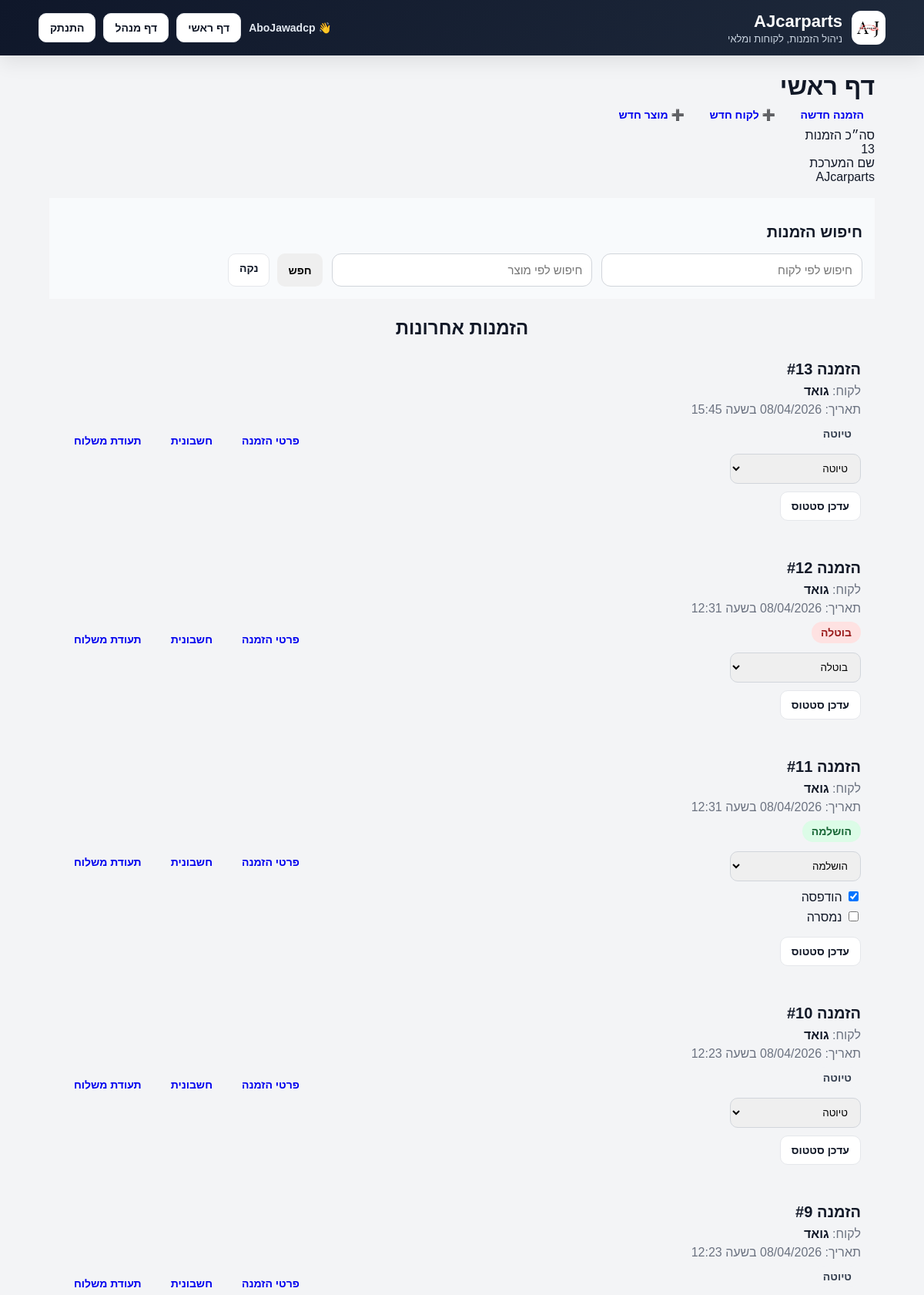
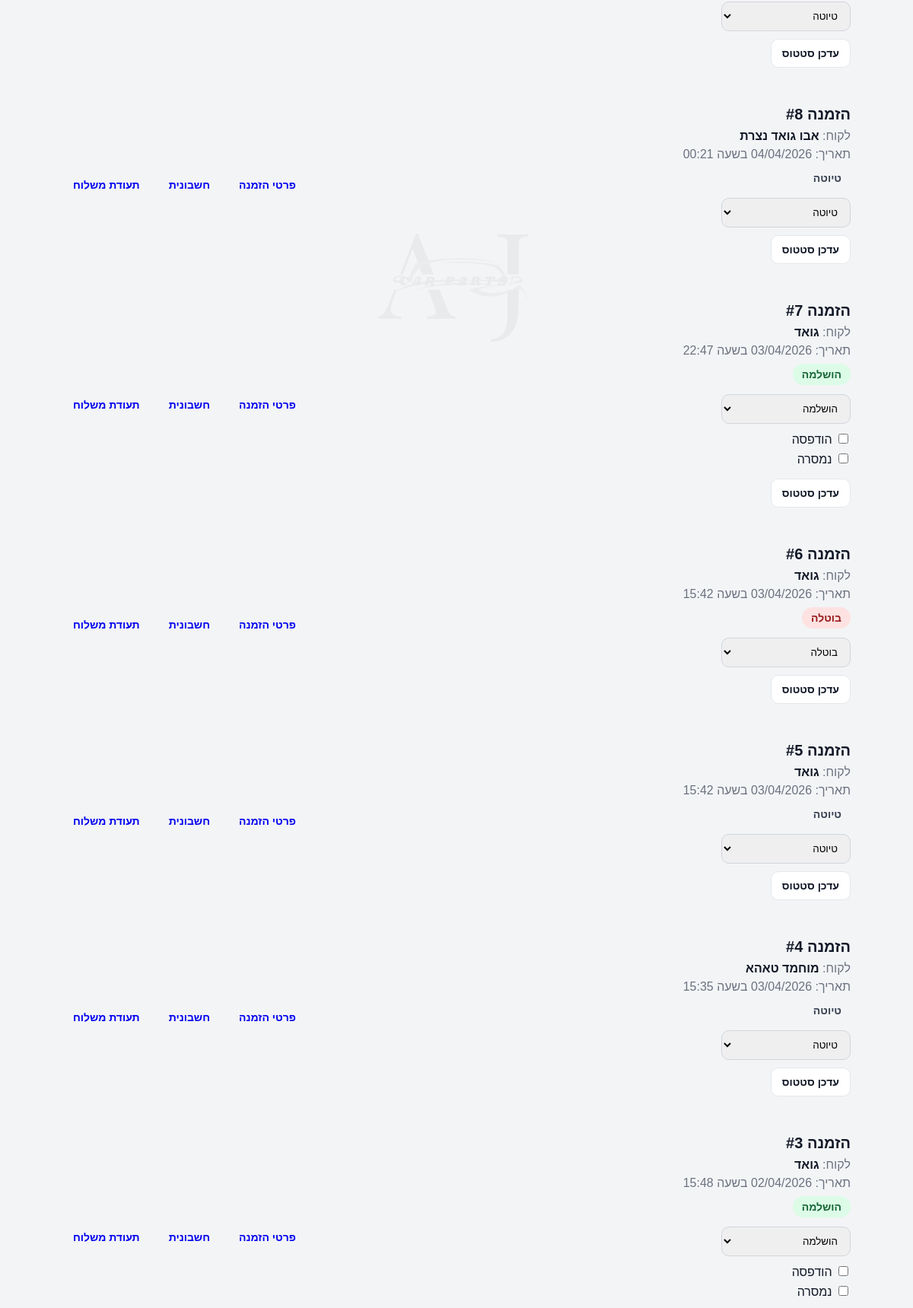
The app's page / (signed in, upper part) with its own data (2 pictures, top to bottom).
### AJcarparts/models.py (models this page shows, shortened)
class Order(models.Model):
    STATUS_CHOICES = [
        ('draft', 'טיוטה'),
        ('completed', 'הושלמה'),
        ('cancelled', 'בוטלה'),
    ]
    customer = models.ForeignKey(Customer, on_delete=models.CASCADE, verbose_name="לקוח")
    created_at = models.DateTimeField(auto_now_add=True, verbose_name="תאריך")
    notes = models.TextField(blank=True, null=True, verbose_name="הערות")
    status = models.CharField(max_length=20, choices=STATUS_CHOICES, default='draft', verbose_name="סטטוס")
    is_printed = models.BooleanField(default=False, verbose_name="הודפסה")
    is_delivered = models.BooleanField(default=False, verbose_name="נמסרה")
    stock_updated = models.BooleanField(default=False, verbose_name="מלאי עודכן")

class Customer(models.Model):
    name = models.CharField(max_length=200, verbose_name="שם לקוח")
    phone = models.CharField(max_length=20, verbose_name="טלפון")
    address = models.CharField(max_length=255, blank=True, null=True, verbose_name="כתובת")
    tax_number = models.CharField(max_length=50, blank=True, null=True, verbose_name='ע.מ / ח.פ')
    notes = models.TextField(blank=True, null=True, verbose_name="הערות")

### AJcarparts/views.py (the view)
# urls.py: path('', views.home, name='home'),
@login_required
def home(request):
    customer_query = request.GET.get('customer', '')
    product_query = request.GET.get('product', '')
    orders = Order.objects.all().order_by('-created_at')
    if customer_query:
        orders = orders.filter(customer__name__icontains=customer_query)
    if product_query:
        orders = orders.filter(items__product__name__icontains=product_query).distinct()
    customers = Customer.objects.all().order_by('name')
    products = Product.objects.all().order_by('name')
    return render(request, 'AJcarparts/home.html', {
        'orders': orders,
        'customer_query': customer_query,
        'product_query': product_query,
        'customers': customers,
        'products': products,
    })

### AJcarparts/templates/AJcarparts/home.html (shortened to what this page needs)
{% extends 'AJcarparts/base.html' %}
{% block content %}
<div class="card">
    <div class="btn-row" style="justify-content: space-between; align-items: center;">
        <h1 class="section-title" style="margin: 0;">דף ראשי</h1>
        <a href="{% url 'create_order' %}" class="btn btn-primary">
        הזמנה חדשה
    </a>
    <a href="/admin/AJcarparts/customer/add/" class="btn btn-primary">
        ➕ לקוח חדש
    </a>
    <a href="/admin/AJcarparts/product/add/" class="btn btn-primary">
        ➕ מוצר חדש
    </a>
    <div class="info-grid">
        <div class="info-box">
            <div class="label">סה״כ הזמנות</div>
            <div class="value">{{ orders|length }}</div>
        </div>
        <div class="info-box">
            <div class="label">שם המערכת</div>
            <div class="value">AJcarparts</div>
        </div>
    </div>
    <div class="card" style="margin-top: 18px; padding: 16px; background: #f8fafc;">
        <h2 class="section-title" style="font-size: 20px;">חיפוש הזמנות</h2>
        <form method="get" style="display:grid; grid-template-columns: repeat(3, 1fr); gap: 12px;">
            <input
                type="text"
                name="customer"
                placeholder="חיפוש לפי לקוח"
                value="{{ customer_query }}"
                list="customers-list"
                style="padding:12px; border:1px solid #d1d5db; border-radius:12px; font-size:15px;"
            >
            <input
                type="text"
                name="product"
                placeholder="חיפוש לפי מוצר"
                value="{{ product_query }}"
                list="products-list"
                style="padding:12px; border:1px solid #d1d5db; border-radius:12px; font-size:15px;"
            >
            <div style="display:flex; gap:10px; flex-wrap:wrap;">
                <button type="submit" class="btn btn-primary">חפש</button>
                <a href="/" class="btn btn-light">נקה</a>
            </div>
        </form>
    </div>
    <h2 class="section-title" style="margin-top: 24px; text-align: center; margin-bottom: 10px;">
     הזמנות אחרונות
    </h2>
    {% if orders %}
        <div style="display:grid; gap:14px;">
            {% for order in orders %}
            <div class="info-box" style="padding:18px;">
                <div style="display:flex; justify-content:space-between; align-items:center; gap:12px; flex-wrap:wrap;">
                    <div>
                        <div style="font-size:20px; font-weight:bold; margin-bottom:8px;">
                            הזמנה #{{ order.id }}
                        </div>
                        <div style="color:#6b7280; margin-bottom:6px;">
                            לקוח: <strong style="color:#111827;">{{ order.customer.name }}</strong>
                        </div>
                        <div style="color:#6b7280; margin-bottom:6px;">
                            תאריך: {{ order.created_at|date:"d/m/Y" }} בשעה {{ order.created_at|date:"H:i" }}
                        </div>
                        <div style="margin-top:8px; margin-bottom:12px;">
                            <span class="status-badge
                                {% if order.status == 'draft' %}status-draft
                                {% elif order.status == 'completed' %}status-completed
                                {% elif order.status == 'printed' %}status-printed
                                {% elif order.status == 'delivered' %}status-delivered
                                {% elif order.status == 'cancelled' %}status-cancelled
                                {% endif %}">
                                {{ order.get_status_display }}
                            </span>
                        </div>
                        <form method="post" action="{% url 'update_order_status' order.id %}" style="display:flex; flex-direction:column; gap:10px; align-items:flex-start;">
                            <select
                                name="status"
                                class="status-select"
                                data-order-id="{{ order.id }}"
                                onchange="toggleExtraStatuses(this, this.dataset.orderId)"
                                style="padding:10px 12px; border:1px solid #d1d5db; border-radius:10px; min-width:170px;"
                            >
                                <option value="draft" {% if order.status == 'draft' %}selected{% endif %}>טיוטה</option>
                                <option value="completed" {% if order.status == 'completed' %}selected{% endif %}>הושלמה</option>
                                <option value="cancelled" {% if order.status == 'cancelled' %}selected{% endif %}>בוטלה</option>
                            </select>
                            {% if order.status == 'completed' %}
                                <div id="extra-statuses-{{ order.id }}">
                            {% else %}
                                <div id="extra-statuses-{{ order.id }}" style="display:none;">
                            {% endif %}
                                    <label style="display:block; margin-bottom:6px;">
                                        <input type="checkbox" name="is_printed" {% if order.is_printed %}checked{% endif %}>
                                        הודפסה
                                    </label>
                                    <label style="display:block; margin-bottom:6px;">
                                        <input type="checkbox" name="is_delivered" {% if order.is_delivered %}checked{% endif %}>
                                        נמסרה
                                    </label>
                                </div>
                            <button type="submit" class="btn btn-light">עדכן סטטוס</button>
                        </form>
                    </div>
                    <div style="display:flex; gap:10px; flex-wrap:wrap;">
                        <a class="btn btn-primary" href="{% url 'order_detail' order.id %}">פרטי הזמנה</a>
                        <a class="btn btn-primary" href="{% url 'invoice_detail' order.id %}">חשבונית</a>
                        <a class="btn btn-primary" href="{% url 'delivery_note' order.id %}">תעודת משלוח</a>
                    </div>
                </div>
            </div>
            {% endfor %}
        </div>
    {% else %}
        <div class="notes-box">
            לא נמצאו הזמנות לפי החיפוש.
        </div>
    {% endif %}
</div>
{% endblock %}

### AJcarparts/templates/AJcarparts/base.html (shortened to what this page needs)
<!DOCTYPE html>
<html lang="he" dir="rtl">
<head>
</head>
<body>
<img src="/static/logo.jpeg" alt="bg-logo" class="background-logo">
<div class="app-shell">
    <header class="topbar">
        <div class="topbar-inner">
            <div class="brand">
                <img src="/static/logo.jpeg" alt="לוגו">
                <div class="brand-text">
                    <h1>AJcarparts</h1>
                    <p>ניהול הזמנות, לקוחות ומלאי</p>
                </div>
            </div>
            <div class="user-box">
                {% if request.user.is_authenticated %}
                    <span class="username">
                        👋 {{ request.user.username }}
                    </span>
                    <a href="{% url 'home' %}" class="btn btn-light">
                        דף ראשי
                    </a>
                    <a href="/admin/" class="btn btn-light">
                        דף מנהל
                    </a>
                    <form method="post" action="{% url 'logout' %}" style="margin:0;">
                        <button type="submit" class="btn btn-light">
                            התנתק
                        </button>
                    </form>
                {% else %}
                    <a href="{% url 'login' %}" class="btn btn-light">
                        התחבר
                    </a>
                {% endif %}
            </div>
        </div>
    </header>
    <main class="page">
        {% block content %}{% endblock %}
    </main>
</div>
</body>
</html>

### AJcarparts/templates/AJcarparts/base.html (style rules this page uses)
:root { --primary: #0f172a; --secondary: #1e293b; --accent: #5173bc; --accent-hover: #5173bc; --bg: #f8fafc; --card: #ffffff; --text: #111827; --muted: #6b7280; --border: #e5e7eb; --success: #16a34a; --danger: #dc2626; --shadow: 0 10px 25px rgba(0,0,0,0.08); --radius: 18px; }
* { box-sizing: border-box; }
body { margin: 0; font-family: Arial, sans-serif; background: #f3f4f6; color: var(--text); }
.topbar { background: linear-gradient(135deg, var(--primary), var(--secondary)); color: white; padding: 14px 18px; position: sticky; top: 0; z-index: 100; box-shadow: var(--shadow); }
.topbar-inner { max-width: 1100px; margin: 0 auto; display: flex; align-items: center; justify-content: space-between; gap: 12px; }
.brand { display: flex; align-items: center; gap: 12px; }
.brand img { width: 44px; height: 44px; object-fit: contain; background: white; border-radius: 12px; padding: 4px; }
.brand-text h1 { margin: 0; font-size: 22px; }
.brand-text p { margin: 2px 0 0; font-size: 13px; color: #cbd5e1; }
.page { width: 100%; max-width: 1100px; margin: 22px auto; padding: 0 14px 30px; }
.btn { display: inline-block; padding: 10px 14px; border-radius: 10px; text-decoration: none; border: none; cursor: pointer; font-size: 14px; font-weight: bold; }
.btn-light { background: white; color: #111827; border: 1px solid #e5e7eb; }
.user-box { display: flex; align-items: center; gap: 10px; flex-wrap: wrap; }
.username { font-size: 14px; font-weight: bold; color: #e2e8f0; }
.background-logo { position: fixed; top: 50%; left: 50%; transform: translate(-50%, -50%); width: 250px; opacity: 0.04; filter: grayscale(100%); z-index: 0; pointer-events: none; }

### AJcarparts/templates/AJcarparts/home.html (style rules this page uses)
.status-badge { display: inline-block; padding: 6px 12px; border-radius: 999px; font-size: 14px; font-weight: 700; }
.status-draft { background: #f3f4f6; color: #374151; }
.status-completed { background: #dcfce7; color: #166534; }
.status-cancelled { background: #fee2e2; color: #991b1b; }

### records on screen
Order: id "13", customer.name "גואד", created_at "08/04/2026", created_at "15:45", status "טיוטה"
Order: id "12", customer.name "גואד", created_at "08/04/2026", created_at "12:31", status "בוטלה"
Order: id "11", customer.name "גואד", created_at "08/04/2026", created_at "12:31", status "הושלמה", is_printed "☑"
Order: id "10", customer.name "גואד", created_at "08/04/2026", created_at "12:23", status "טיוטה"
Order: id "9", customer.name "גואד", created_at "08/04/2026", created_at "12:23", status "טיוטה"
Order: id "8", customer.name "אבו גואד נצרת", created_at "04/04/2026", created_at "00:21", status "טיוטה"
Order: id "7", customer.name "גואד", created_at "03/04/2026", created_at "22:47", status "הושלמה"
Order: id "6", customer.name "גואד", created_at "03/04/2026", created_at "15:42", status "בוטלה"
Order: id "5", customer.name "גואד", created_at "03/04/2026", created_at "15:42", status "טיוטה"
Order: id "4", customer.name "מוחמד טאהא", created_at "03/04/2026", created_at "15:35", status "טיוטה"
Order: id "3", customer.name "גואד", created_at "02/04/2026", created_at "15:48", status "הושלמה"

### other values on screen
{{ request.user.username }} "AboJawadcp"
{{ orders|length }} "13"
